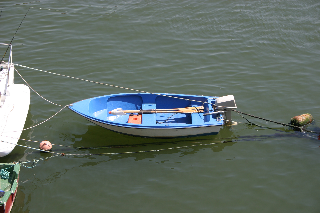
#> input picture src/app/object_stf/Indexer/pstf/src/testpic1.bmp, 320 x 213 px
$ python -i image.py   (imports and definitions only)   (older library calls are emulated)
#> lines starting #> are read from the running program, lines starting #| are printed output that depends on the picture
### src/app/object_stf/Indexer/pstf/src/pstf/utils.py
# -*- encoding: utf-8 -*-
#
# STF filter, a searchlet for the OpenDiamond platform
#
# Copyright (c) 2011,2012 Carnegie Mellon University
#
# This filter is free software: you can redistribute it and/or modify
# it under the terms of the GNU General Public License as published by
# the Free Software Foundation, version 2.
#
# This filter is distributed in the hope that it will be useful,
# but WITHOUT ANY WARRANTY; without even the implied warranty of
# MERCHANTABILITY or FITNESS FOR A PARTICULAR PURPOSE. See the
# GNU General Public License for more details.
#
# You should have received a copy of the GNU General Public License.
# If not, see <http://www.gnu.org/licenses/>.
#

## Collection of various helper, wrapper and utility functions

##
## ordered list of operator names in STF trees
##
FUNCTIONS = ['leaf', 'val', 'add', 'sub', 'abs', 'box']

##
## Machine epsilon
##
## Upper bound on the relative error due to rounding in floating point math
## (actual value depends on the precision of the floating point number, for
## doubles it is pow(2, -53))
## We use this to add into divisors to avoid divide-by-zero.
##
macheps = 1.e-15
assert 1.0+macheps > 1.0

##
## Dirichlet
##
## A statistical 'trick' that avoids divide by zero cases, the idea is that
## even if we observe no instances of a particular event, there is still a
## non-zero chance they exist.
##
DIRICHLET = 0.0001


##
## Initialize pseudo random number sequences with a known seed value.
##
import ctypes
import random
# to reset rand() between validation runs.
libc_srand = ctypes.CDLL("libc.so.6").srand
# [5 lines left out: function random_seed, not called in this run]

##
## Implement sample_with_replacement as a generator function.
##
def sample_with_replacement(seq, k):
    return ( random.choice(seq) for _ in xrange(k) )

##
## sample a list of data points from a trainingset
##
import math
import numpy as np
from .innerloop import DataPoint
# [37 lines left out: functions sample_data_points, memoize, not called in this run]

##
## Somewhat similar to memoization avoids the cache closure and relies
## on the instance dict of a class object
##     http://blog.pythonisito.com/2008/08/lazy-descriptors.html
##
class LazyProperty(object):
    def __init__(self, func):
        self._func = func
        self.__name__ = func.__name__
        self.__doc__ = func.__doc__

    # [5 lines left out: function __get__, not called in this run]

##
## Progress logging
##
import logging
import time

# Add special 'PROGRESS' log level
PROGRESS = 35
logging.addLevelName(PROGRESS, 'PROGRESS')

### Helper to report status back to Algum.
### Uses special characters to mark them in the output stream.
progress_log = logging.getLogger('pstf.progress')
class Progress(object):
    """ Progress logging

    If incremental is True, we only display incremental updates and let Algum
    handle the accumulation. This allows multiple concurrent worker threads to
    independently report progress towards the completion of a larger task.
    """
    # [17 lines left out: functions __init__, update, not called in this run]

    def set(self, units):
        self._update_processed(units)
        self._refresh()

    # [13 lines left out: function _update_processed, not called in this run]

    def status(self, message):
        # \u4DFF status message
        progress_log.log(PROGRESS, "䷿  %s", message)

    # [35 lines left out: functions _refresh, done, not called in this run]

##
## argument parsers for classifier and tree trainers
##
import argparse
import json
import yaml

# [5 lines left out: function serialize_args, not called in this run]

class ArgumentParser(argparse.ArgumentParser):
    # [13 lines left out: functions convert_arg_line_to_args, parse_known_args, not called in this run]

stf_common_args = argparse.ArgumentParser(add_help=False)
stf_common_args.add_argument('-v', '--verbose',
                             action='store_const', dest='loglevel',
                             default=logging.WARNING, const=logging.INFO,
                             help="enable verbose logging")
stf_common_args.add_argument('-d', '--debug', action='store_true',
                             help="enable debugging")
stf_common_args.add_argument('trainingset', help="trainingset zip archive")

_args = stf_common_args.add_argument_group("input specific settings")
_args.add_argument('--resize', action='store_true',
                   help="scale inputs down to 320x320, preserving aspect")

_arg_transform_choices = ('all', 'hflip', 'none')
_args.add_argument('--transforms', choices=_arg_transform_choices,
                   default='all', help="transformations to apply")

_args.add_argument('--remap', action='append', nargs=2, default=[],
                   help="specify label to class remapping")
_args.add_argument('--unlabeled', metavar="CLASS", type=int, default=0,
                   help="default value for unlabeled datapoints")
_args.add_argument('--versus', metavar="CLASS", type=int, default=0,
                   help="select class for binary class vs. not-class trainer")

##
## log currently active settings, also initializes basic logging
##
ulog = logging.getLogger('pstf.utils')
# [5 lines left out: function log_args, not called in this run]

### src/app/object_stf/Indexer/pstf/src/pstf/image.py
#
# STF filter, a searchlet for the OpenDiamond platform
#
# Copyright (c) 2011,2012 Carnegie Mellon University
#
# This filter is free software: you can redistribute it and/or modify
# it under the terms of the GNU General Public License as published by
# the Free Software Foundation, version 2.
#
# This filter is distributed in the hope that it will be useful,
# but WITHOUT ANY WARRANTY; without even the implied warranty of
# MERCHANTABILITY or FITNESS FOR A PARTICULAR PURPOSE. See the
# GNU General Public License for more details.
#
# You should have received a copy of the GNU General Public License.
# If not, see <http://www.gnu.org/licenses/>.
#

from PIL import Image
import logging
import numpy as np
from .utils import LazyProperty

log = logging.getLogger('pstf.image')

# Color space conversions from www.easyrgb.com

# Observer = 2degrees, Illuminant = D65
sRGB_to_XYZ = np.transpose([[0.4124, 0.3576, 0.1805],
                            [0.2126, 0.7152, 0.0722],
                            [0.0193, 0.1192, 0.9505]])

# XYZ Reference values of a perfect reflecting diffuser
# CIE 1931, Observer = 2degrees, Illuminant = D65
XYZref = [95.047, 100.000, 108.883]

XYZ_to_Lab = np.transpose([[  0,  116,    0],
                           [500, -500,    0],
                           [  0,  200, -200]])

# [43 lines left out: functions convert_to_cielab, convert_to_primaries, not called in this run]

try:
    from scipy.cluster.vq import vq
    # [4 lines left out: function vector_quantization, not called in this run]

except ImportError:
    # [6 lines left out: function vector_quantization, not called in this run]

class LabeledImage(object):
    def __init__(self, image, label=None, properties=None,
                 palette=None, resize=False):
        """ Object that holds both image and corresponding label data.

        Looks like a named tuple, but lazily loads the data for
        obj.image and obj.label. Palette is used to map the colors in
        the label image to the correct/closest class index value.
        """
        self.name = image
        self._image = image
        self._label = label
        self.properties = properties or {}
        palette = palette or (None, range(256)) # # of labels in uint8
        self.palette = palette[0]
        self.remap = np.asarray(palette[1])
        self.resize = resize

    def load(self, image):
        image = Image.open(image)
        if self.resize:
            image.thumbnail((320, 320), Image.ANTIALIAS)
        return image

    # [17 lines left out: function get_image, not called in this run]

    def get_label(self):
        """ Load and normalize a label image.

        Maps the label colors to the values of the classes specified in
        labels.txt. Returns a numpy array where each pixel is labeled
        based on the index of the corresponding class index.
        """
        if self.palette:
            # make sure transparent/unlabeled data maps to black
            data = self.load(self._label).convert('RGBA')
            label = Image.new('RGB', data.size)
            label.paste(data, None, data)

            label.load()
            im = label.im.convert("P", Image.NONE, self.palette.im)
            label = label._makeself(im)

            # quantize
            #quant = vector_quantization(label, label_colors)
            #labels = np.zeros(label.size+(len(label_colors),), dtype='bool')
            #labels[..., quant] = True
        else:
            # we don't have a palette to map to, assume the image
            # already was using a correct palette.
            label = self.load(self._label).convert("P")

        return self.remap[np.asarray(label)]

    @LazyProperty
    def image(self):
        return self.get_image()

    @LazyProperty
    def label(self):
        return self.get_label()

    def drop_caches(self):
        self.__dict__.pop("image", None)
        self.__dict__.pop("label", None)


# [33 lines left out: functions expand_border, make_palette, not called in this run]


# generate class -> color colormap to give unique colors for 30 classes in
# a classifier output image.
output_colormap = [ int(c, 16)*17 for c in "000f000f000f" +
                    "ff00fff0ff808f00f808f80ff08f40fc0cf" +
                    "04f00f40fc0cf04f40fc0ff0cf04" ] + [0]*768
output_colormap = output_colormap[:768]

# [24 lines of commented-out code are left out]

>>> import cv2
>>> picture = cv2.imread('../testpic1.bmp', cv2.IMREAD_GRAYSCALE)
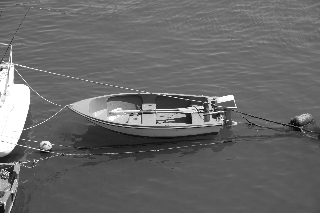
#> picture: shape (213, 320); min 7, max 255, mean 104.4
>>> result = LabeledImage(picture).get_label()
#> (the run stopped early here; a loop or call above may not have finished)
